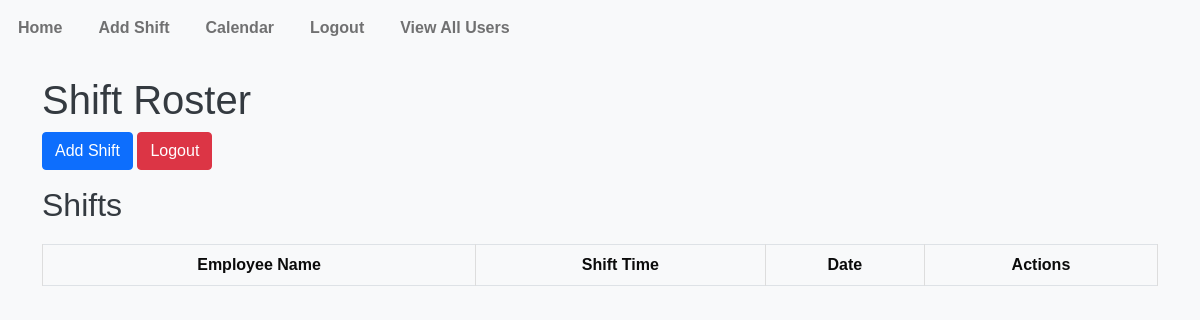
Page / (signed in) on the earlier database version.
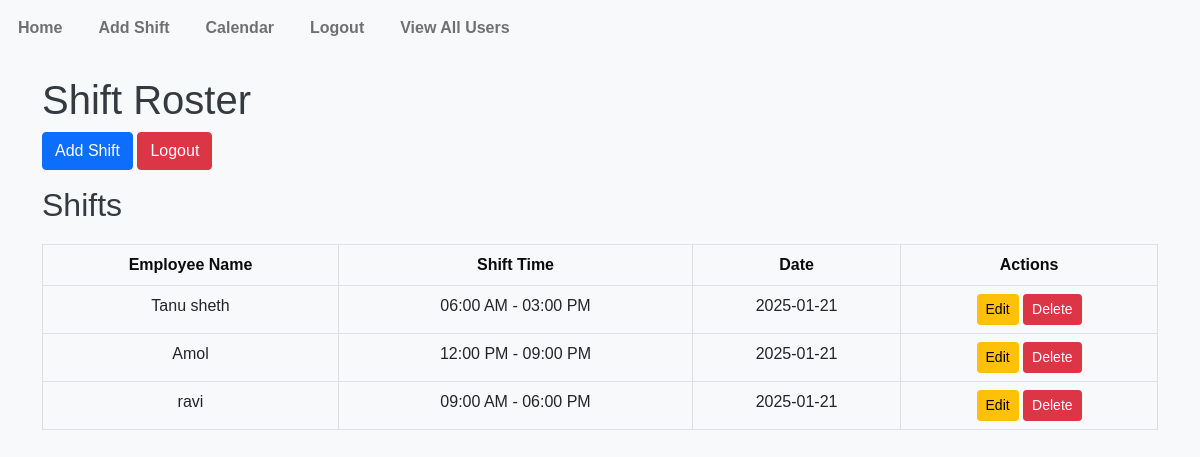
Same page on the later database version.
### app.py (models this page shows)
class Shift(db.Model):
    id = db.Column(db.Integer, primary_key=True)
    employee_name = db.Column(db.String(120), nullable=False)
    shift_type = db.Column(db.String(20), nullable=False)
    date = db.Column(db.String(120), nullable=False)
    shift_time = db.Column(db.String(50), nullable=False)

### app.py (the view)
@app.route('/')
def index():
    if 'user_id' not in session:
        return redirect(url_for('login'))
    shifts = Shift.query.all()
    return render_template('index.html', shifts=shifts)

### templates/index.html
{% extends 'base.html' %}
{% block content %}
<h1>Shift Roster</h1>
{% if session['role'] == 'admin' %}
    <a href="{{ url_for('add_shift') }}" class="btn btn-primary mb-3">Add Shift</a>
{% endif %}
<a href="{{ url_for('logout') }}" class="btn btn-danger mb-3">Logout</a>
<h2>Shifts</h2>
<table class="table table-bordered">
    <thead>
        <tr>
            <th>Employee Name</th>
            <th>Shift Time</th>
            <th>Date</th>
            <th>Actions</th>
        </tr>
    </thead>
    <tbody>
        {% for shift in shifts %}
            <tr>
                <td>{{ shift.employee_name }}</td>
                <td>{{ shift.shift_time }}</td>
                <td>{{ shift.date }}</td>
                <td>
                    <a href="{{ url_for('edit_shift', id=shift.id) }}" class="btn btn-warning btn-sm">Edit</a>
                    <a href="{{ url_for('delete_shift', id=shift.id) }}" class="btn btn-danger btn-sm">Delete</a>
                </td>
            </tr>
        {% endfor %}
    </tbody>
</table>
{% endblock %}

### templates/base.html (shortened to what this page needs)
<!DOCTYPE html>
<html lang="en">
<head>
    <link href="https://cdn.jsdelivr.net/npm/bootstrap@5.1.0/dist/css/bootstrap.min.css" rel="stylesheet">
    <link rel="stylesheet" href="{{ url_for('static', filename='css/style.css') }}">
    <link href="https://cdn.jsdelivr.net/npm/fullcalendar@3.2.0/dist/fullcalendar.min.css" rel="stylesheet">
</head>
<body>
    {% if session.get('user_id') %}
        <nav class="navbar navbar-expand-lg navbar-light bg-light">
            <ul class="navbar-nav">
                <li class="nav-item"><a class="nav-link" href="{{ url_for('index') }}">Home</a></li>
                <li class="nav-item"><a class="nav-link" href="{{ url_for('add_shift') }}">Add Shift</a></li>
                <li class="nav-item"><a class="nav-link" href="{{ url_for('calendar_view') }}">Calendar</a></li>
                <li class="nav-item"><a class="nav-link" href="{{ url_for('logout') }}">Logout</a></li>
                <li class="nav-item"><a class="nav-link" href="{{ url_for('users') }}">View All Users</a></li>
            </ul>
        </nav>
    {% endif %}
    <div class="container">
        {% block content %}{% endblock %}
    </div>
</body>
</html>

### static/css/style.css (style rules this page uses)
body { font-family: Arial, sans-serif; background-color: #f8f9fa; color: #343a40; }
.container { margin-top: 20px; margin-bottom: 20px; }
nav { background-color: #007bff; padding: 10px; }
nav ul { list-style-type: none; padding: 0; margin: 0; display: flex; }
nav li { margin-right: 20px; }
nav a { color: rgb(248, 247, 247); text-decoration: none; font-weight: bold; }
a { color: #007bff; }
table { width: 100%; margin-top: 20px; }
table th, table td { text-align: center; padding: 10px; border: 1px solid #ddd; }
table th { background-color: #007bff; color: rgb(11, 11, 11); }

Differences in the rows shown:
added Shift: employee_name "Tanu sheth", shift_time "06:00 AM - 03:00 PM", date "2025-01-21"
added Shift: employee_name "Amol", shift_time "12:00 PM - 09:00 PM", date "2025-01-21"
added Shift: employee_name "ravi", shift_time "09:00 AM - 06:00 PM", date "2025-01-21"
